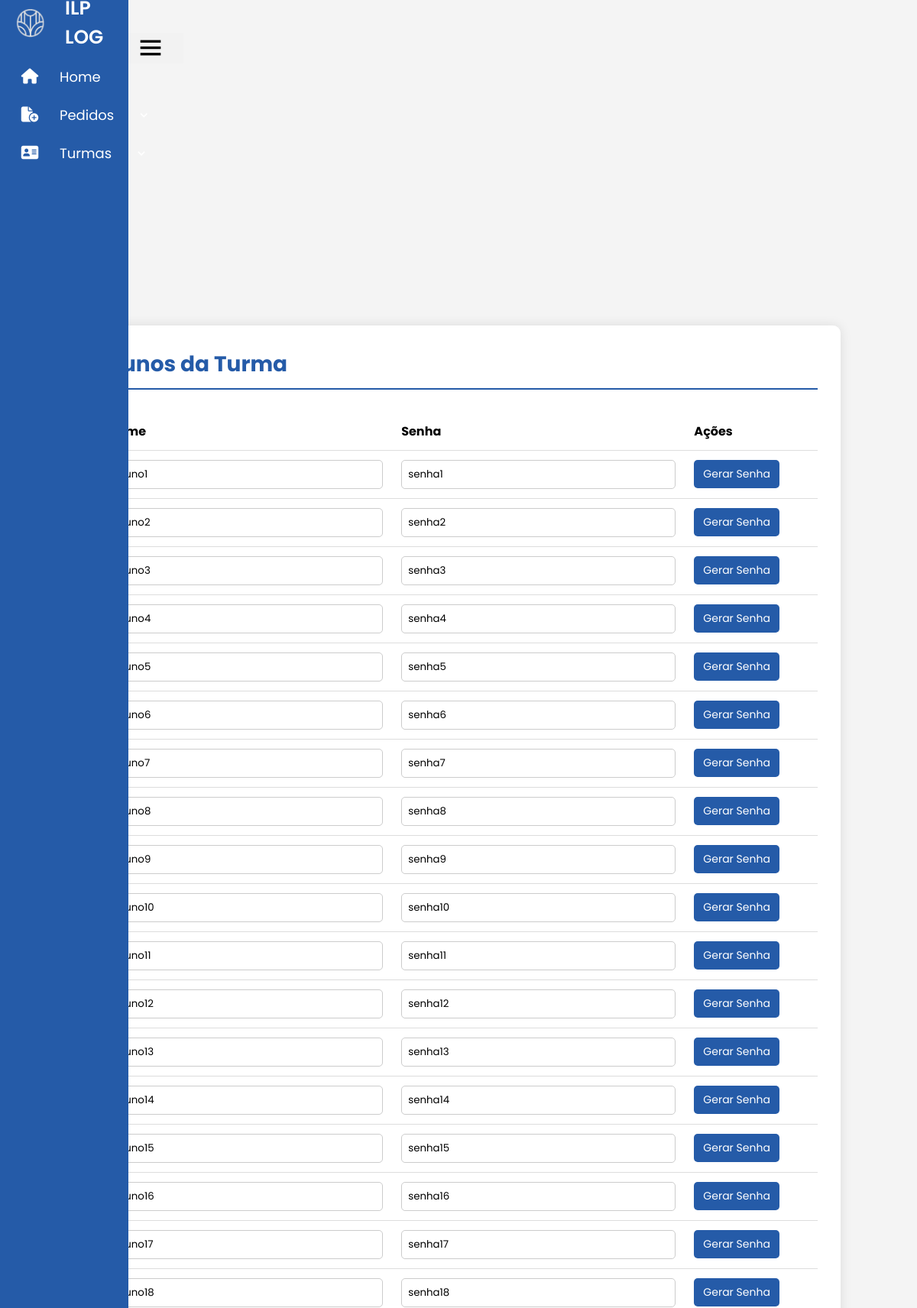
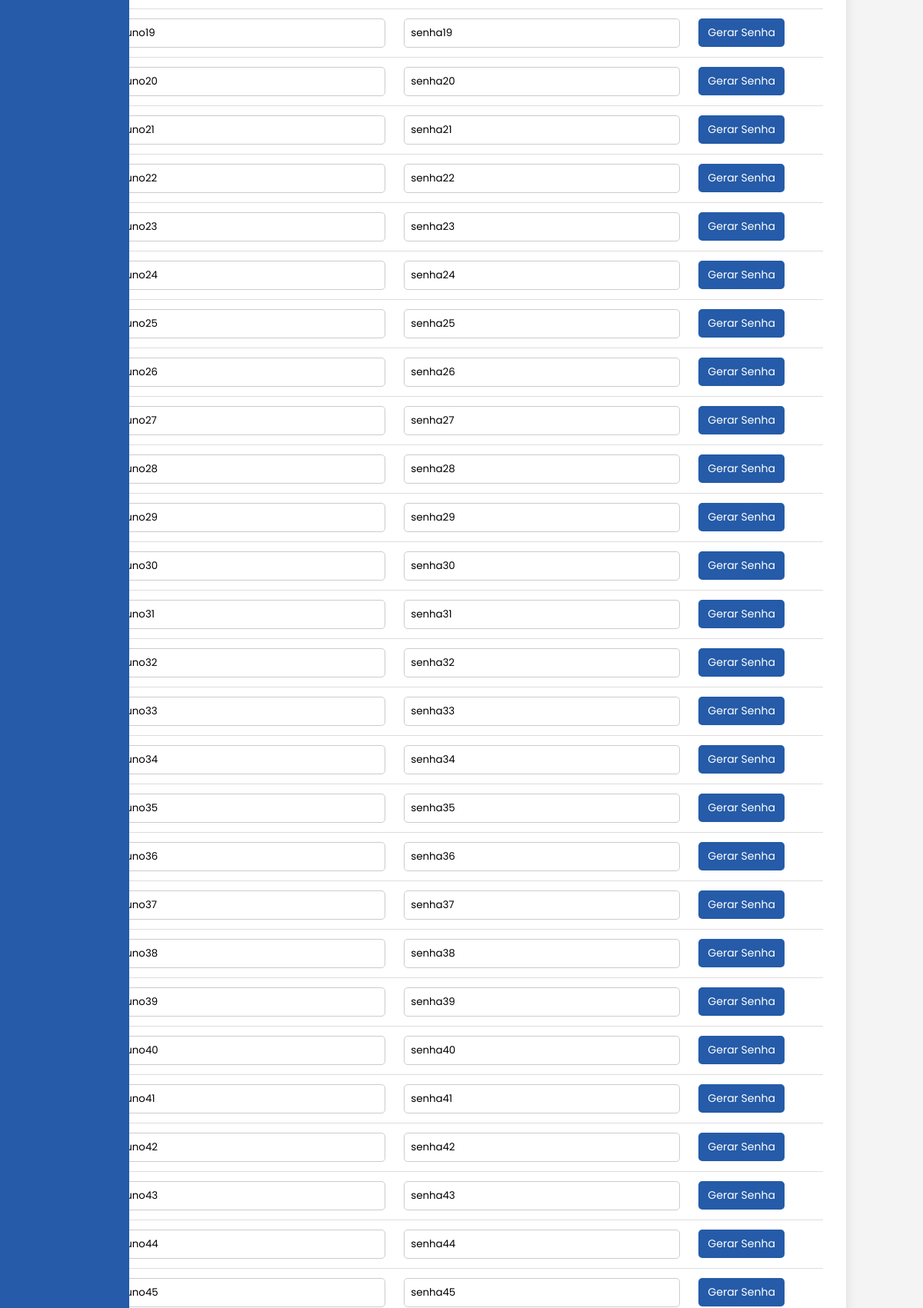
The app's page /SENAI_LOGISTICA/homeProf/turmas/alunos.php?turma_id=27 (upper part) with its own data (2 pictures, top to bottom).
### tables this page shows
CREATE TABLE `alunos` (
  `id` int(11) NOT NULL,
  `nome` varchar(60) NOT NULL,
  `senha` varchar(255) NOT NULL,
  `turma_id` int(11) NOT NULL
);

### SENAI_LOGISTICA/homeProf/turmas/alunos.php (the view, shortened to what this page needs)
<?php
include "../../sidebarPROF.php";
$hostname = "127.0.0.1";
$user = "root";
$password = "root";
$database = "senai";
$conexao = new mysqli($hostname, $user, $password, $database);
$turma_id = $_GET['turma_id'] ?? '';
$sql = "SELECT * FROM `alunos` WHERE `turma_id` = '$turma_id'";
$resultado = $conexao->query($sql);
?>
<!DOCTYPE html>
<html lang="en">
<head>
</head>
<body>
    <div class="container">
        <div class="header">
        <h1>Alunos da Turma</h1>
        </div>
        <form method="post" action="salvar_alunos.php">
            <div class="divTable">
                <table>
                    <thead>
                        <tr>
                            <th>Nome</th>
                            <th>Senha</th>
                            <th>Ações</th>
                        </tr>
                    </thead>
                    <tbody>
                        <?php while ($row = $resultado->fetch_assoc()): ?>
                            <tr>
                                <td>
                                    <input type="text" name="nome[]" value="<?= htmlspecialchars($row['nome']) ?>" required>
                                </td>
                                <td>
                                    <input type="text" name="senha[]" value="<?= htmlspecialchars($row['senha']) ?>" required>
                                </td>
                                <td>
                                    <button type="button" class="button-action" onclick="gerarSenha(this)">Gerar Senha</button>
                                </td>
                            </tr>
                        <?php endwhile; ?>
                    </tbody>
                </table>
            </div>
        </form>
    </div>
</body>
</html>

### SENAI_LOGISTICA/sidebarPROF.php (style rules this page uses)
* { font-family: "Poppins", sans-serif; box-sizing: border-box; padding: 0; margin: 0; }

### SENAI_LOGISTICA/homeProf/turmas/alunos.php (style rules this page uses)
body { font-family: Arial, sans-serif; background-color: #f4f4f4; margin: 0; padding: 0; display: flex; justify-content: center; align-items: center; height: 100vh; }
.container { width: 100%; max-width: 1000px; background-color: white; padding: 30px; border-radius: 10px; box-shadow: 0 0 15px rgba(0, 0, 0, 0.1); box-sizing: border-box; max-height: 80vh; overflow-y: auto; }
.header { display: flex; justify-content: space-between; align-items: center; border-bottom: 2px solid rgb(37, 91, 168); padding-bottom: 10px; margin-bottom: 30px; }
.header h1 { color: rgb(37, 91, 168); font-size: 28px; margin: 0; }
table { width: 100%; border-collapse: collapse; margin-top: 20px; }
th, td { padding: 12px; text-align: left; border-bottom: 1px solid #ddd; }
th { color: black; font-size: 16px; }
td { font-size: 14px; }
td input { border: 1px solid #ccc; border-radius: 5px; padding: 8px; width: 100%; box-sizing: border-box; }
.button-action { background-color: rgb(37, 91, 168); color: white; border: none; padding: 8px 12px; border-radius: 5px; cursor: pointer; font-size: 14px; transition: background-color 0.3s ease; }

### records on screen
alunos: nome "aluno1", senha "senha1"
alunos: nome "aluno2", senha "senha2"
alunos: nome "aluno3", senha "senha3"
alunos: nome "aluno4", senha "senha4"
alunos: nome "aluno5", senha "senha5"
alunos: nome "aluno6", senha "senha6"
alunos: nome "aluno7", senha "senha7"
alunos: nome "aluno8", senha "senha8"
alunos: nome "aluno9", senha "senha9"
alunos: nome "aluno10", senha "senha10"
alunos: nome "aluno11", senha "senha11"
alunos: nome "aluno12", senha "senha12"
alunos: nome "aluno13", senha "senha13"
alunos: nome "aluno14", senha "senha14"
alunos: nome "aluno15", senha "senha15"
alunos: nome "aluno16", senha "senha16"
alunos: nome "aluno17", senha "senha17"
alunos: nome "aluno18", senha "senha18"
alunos: nome "aluno19", senha "senha19"
alunos: nome "aluno20", senha "senha20"
alunos: nome "aluno21", senha "senha21"
alunos: nome "aluno22", senha "senha22"
alunos: nome "aluno23", senha "senha23"
alunos: nome "aluno24", senha "senha24"
alunos: nome "aluno25", senha "senha25"
alunos: nome "aluno26", senha "senha26"
alunos: nome "aluno27", senha "senha27"
alunos: nome "aluno28", senha "senha28"
alunos: nome "aluno29", senha "senha29"
alunos: nome "aluno30", senha "senha30"
alunos: nome "aluno31", senha "senha31"
alunos: nome "aluno32", senha "senha32"
alunos: nome "aluno33", senha "senha33"
alunos: nome "aluno34", senha "senha34"
alunos: nome "aluno35", senha "senha35"
alunos: nome "aluno36", senha "senha36"
alunos: nome "aluno37", senha "senha37"
alunos: nome "aluno38", senha "senha38"
alunos: nome "aluno39", senha "senha39"
alunos: nome "aluno40", senha "senha40"
alunos: nome "aluno41", senha "senha41"
alunos: nome "aluno42", senha "senha42"
alunos: nome "aluno43", senha "senha43"
alunos: nome "aluno44", senha "senha44"
alunos: nome "aluno45", senha "senha45"
